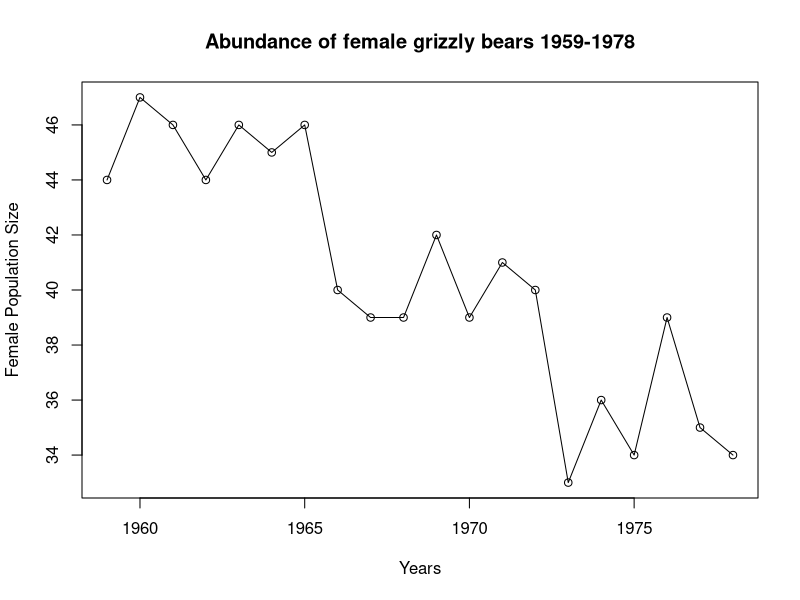
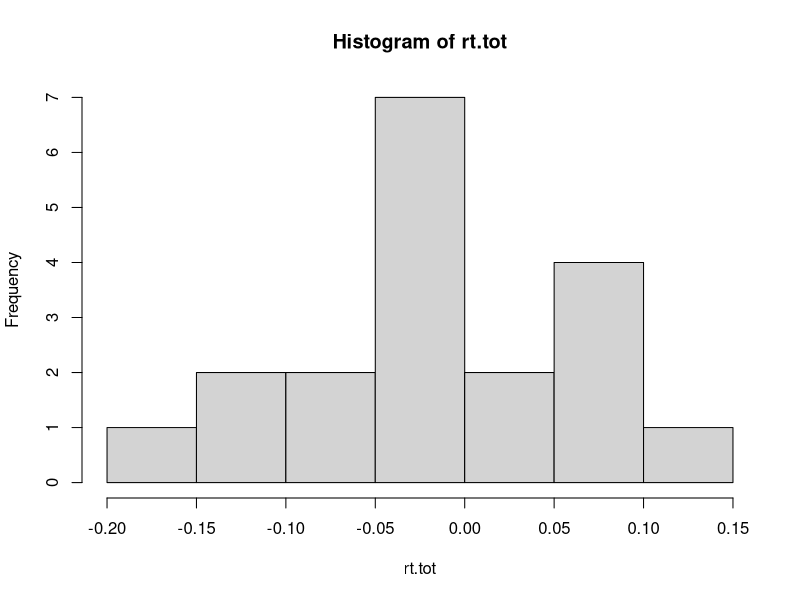
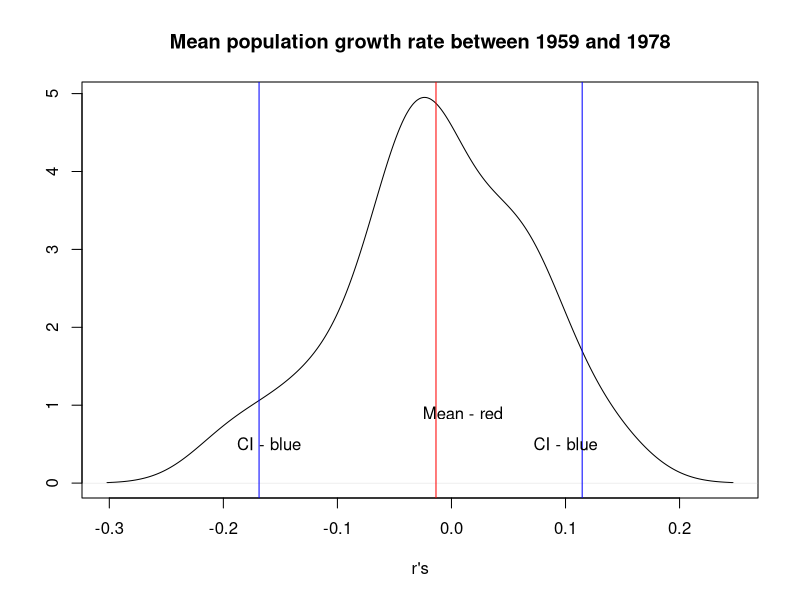
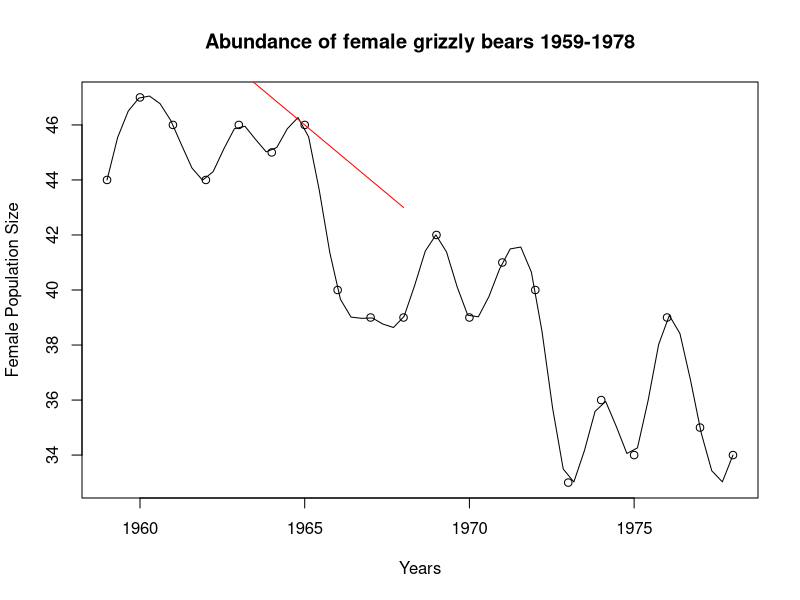
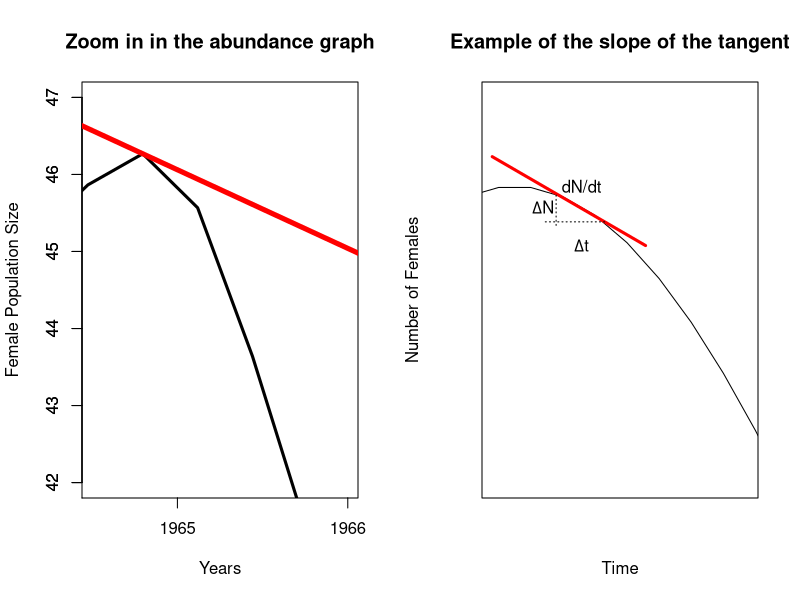
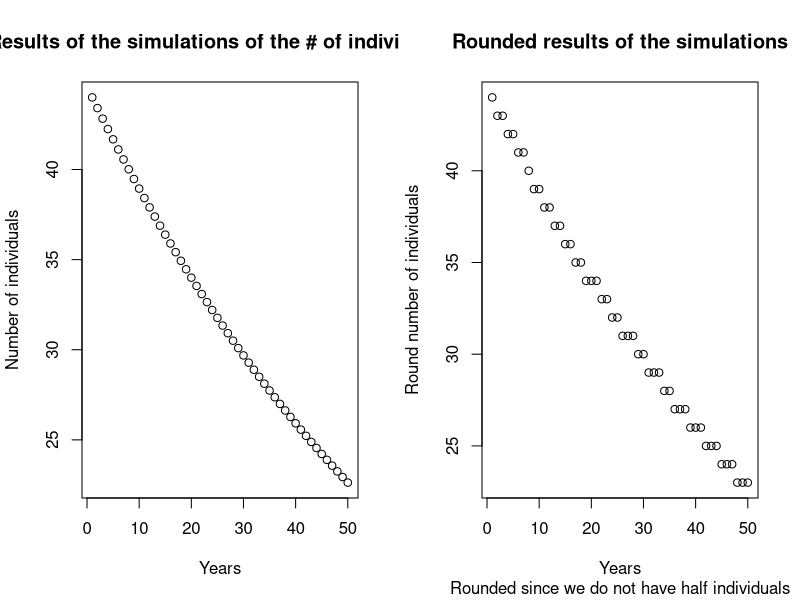
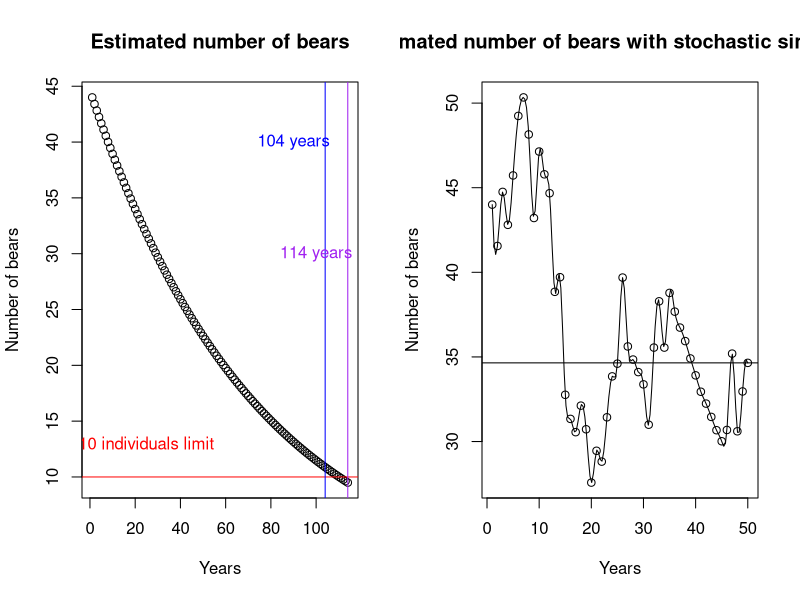
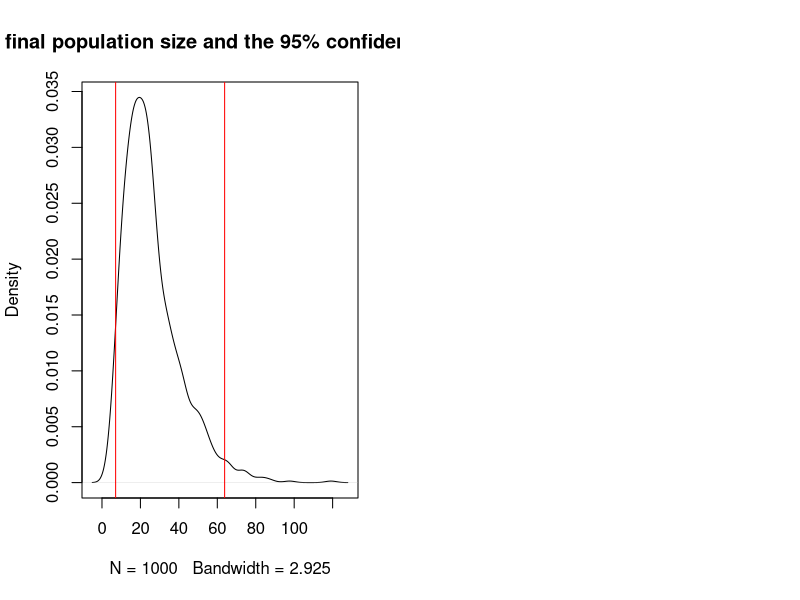

These charts were generated, in order, by the following R code:
## ---- chunk 1
gri<--read.table("Grizzly.csv", header=TRUE, sep=",")
gri<-gri*(-1)
names(gri)
## ---- chunk 2
plot(gri$year, gri$N, xlab="Years", ylab="Female Population Size")
title("Abundance of female grizzly bears 1959-1978")
lines(gri$year, gri$N)
## ---- chunk 3
rt.tot<-NULL
for (i in 2:length(gri$N))
  {
  rt=log(gri$N[i]/gri$N[i-1])
  rt.tot<-c(rt.tot, rt)
  i<-i+1
  }
rt.tot
m<-mean(rt.tot)
## ---- chunk 4
s<-sd(rt.tot)
n<-length(gri$N)
## ---- chunk 5
hist(rt.tot)
## ---- chunk 6
q<-quantile(rt.tot, probs=c(0.025, 0.975))
## ---- chunk 7
plot(density(rt.tot), xlab="r's", ylab="", main="Mean population growth rate between 1959 and 1978")
abline(v=m, col="red")
abline(v=q[1], col="blue")
abline(v=q[2], col="blue")
text(0.01, 0.9, "Mean - red")
text(0.1, 0.5, "CI - blue")
text(-0.16, 0.5, "CI - blue")
## ---- chunk 8
plot(gri$year, gri$N, xlab="Years", ylab="Female Population Size")
title("Abundance of female grizzly bears 1959-1978")
lines(spline(gri$year, gri$N))
x<-c(41, 1968)
y<-c(1969, 43)
lines(x, y, col="red")
## ---- chunk 9
par(mfrow=c(1, 2))
plot(gri$year, gri$N, xlab="Years", ylab="Female Population Size", xlim=c(1964.5, 1966), ylim=c(42, 47), type="n", xaxt="n")
title("Zoom in in the abundance graph")
lines(spline(gri$year, gri$N), lwd=3)
axis(1, label=1964, 1964)
axis(1, label=1965, 1965)
axis(1, label=1966, 1966)
axis(2)
x<-c(80, 1968)
y<-c(1969, 43)
lines(x, y, col="red", lwd=5)

curve(sin, -2*pi, 2*pi, xlim=c(-4.8, -3.8), ylim=c(0.5, 1.15),  xaxt="n", yaxt="n", xlab="Time", ylab="Number of Females")
title("Example of the slope of the tangent")
xs1<-c(-4.8, -4.2)
ys1<-c(1.05, 0.9)
lines(xs1, ys1, col="red", lwd=3)

xs2<-c(-4.55, -4.55)
ys2<-c(0.985, 0.93)

xs3<-c(-4.36, -4.6)
ys3<-c(0.94, 0.94)

lines(xs2, ys2, lty=3)
lines(xs3, ys3, lty=3)

text(-4.6, 0.965, expression(paste(Delta,"N")))
text(-4.45, 0.9, expression(paste(Delta,"t")))
text(-4.45, 1, "dN/dt")
## ---- chunk 10
m<-mean(rt.tot)
r<-m

ini.pop<-44
res<-44

for (yr in 2:50)
  {
  pop<-ini.pop*(exp(r))
  ini.pop<-pop
  res<-c(res, pop)
  }

res[50]
round(res[50])
## ---- chunk 11
par(mfrow=c(1, 2))
plot(res, xlab="Years", ylab="Number of individuals")
title("Results of the simulations of the # of individuals")

plot(round(res), xlab="Years", ylab="Round number of individuals", sub="Rounded since we do not have half individuals")
title("Rounded results of the simulations")
## ---- chunk 12
ini.pop<-44
ini.pop.c<-44
res<-44

while (ini.pop.c >= 10)
  {
  pop<-ini.pop*(exp(r))
  ini.pop<-pop
  ini.pop.c<-round(pop)
  res<-c(res, pop)
  }

length(res)
res
res.f<-cbind(1:length(res), res)
## ---- chunk 13
plot(res, main="Estimated number of bears", xlab="Years", ylab="Number of bears")
abline(h=10, col="red")
abline(v=104, col="blue")
abline(v=114, col="purple")
text(25, 13, "10 individuals limit", col="red")
text(90, 40, "104 years", col="blue")
text(100, 30, "114 years", col="purple")
## ---- chunk 14
ini.pop<-44
res.1<-44

for (yr in 2:50)
  {
  pop<-ini.pop*(exp(sample(rt.tot, 1, replace=TRUE)))
  ini.pop<-pop
  res.1<-c(res.1, pop)
  }

res.1[50]
round(res.1[50])
## ---- chunk 15
plot(res.1, main="Estimated number of bears with stochastic simulation", xlab="Years", ylab="Number of bears")
abline(h=res.1[50])
lines(spline(res.1))
## ---- chunk 16
gr<-NULL
for (sim in 1:1000)
  {
  ini.pop<-44
  res.2<-44
  for (yr in 2:50)
    {
    pop<-ini.pop*(exp(sample(rt.tot, 1, replace=TRUE)))
    ini.pop<-pop
    res.2<-c(res.2, pop)
    if (which.min(res.2)< 10) b <- "below"
    if (which.min(res.2)> 10) b<-"above"
    }
gr<-c(gr, b)
  }
table(gr)
## ---- chunk 17
fin.t<-NULL
for (sim in 1:1000)
  {
  ini.pop<-44
  res.3<-44
  for (yr in 2:50)
    {
    pop<-ini.pop*(exp(sample(rt.tot, 1, replace=TRUE)))
    ini.pop<-pop
    res.3<-c(res.3, pop)
    fin<-res.3[50]
    }
fin.t<-c(fin.t, fin)
  }
plot(density(fin.t), main="Average final population size and the 95% confidence intervals")
qf<-quantile(fin.t, probs=c(0.025, 0.975))
qf
abline(v=qf[1], col="red")
abline(v=qf[2], col="red")
## ---- chunk 18
m<-mean(rt.tot)
s<-sd(rt.tot)
#Nt+1  =	Nt*exp(r+Îµt)
gr.7<-NULL
for (sim in 1:1000)
  {
  ini.pop<-44
  res.7<-44
  for (yr in 2:50)
    {
    pop<-ini.pop*(exp(m+rnorm(1, mean=0, sd=s)))
    ini.pop<-pop
    res.7<-c(res.7, pop)
    if (which.min(res.7)< 10) b <- "below"
    if (which.min(res.7)> 10) b<-"above"
    }
gr.7<-c(gr.7, b)
  }
table(gr.7)

comp<-data.frame(cbind(t(t(table(gr))), t(t(table(gr.7)))))

names(comp)<-c("ex.5", "ex.7")
comp.f<-t(comp)
comp.f
comp.m<-as.matrix(comp.f)
ch.1<-chisq.test(comp.m, simulate.p.value = TRUE, B = 2000)
ch.1

if (ch.1$p.value < 0.05) RR.7a<-("They are different")
if (ch.1$p.value > 0.05) RR.7a<-("They are equal, both distributions generate similar results")

RR.7a
## ---- chunk 19
fin.t.7b<-NULL
for (sim in 1:1000)
  {
  ini.pop<-44
  res.7b<-44
  for (yr in 2:50)
    {
    pop<-ini.pop*(exp(m+rnorm(1, mean=0, sd=s)))
    ini.pop<-pop
    res.7b<-c(res.7b, pop)
    fin.7b<-res.7b[50]
    }
fin.t.7b<-c(fin.t.7b, fin.7b)
  }

fin.t.df<-data.frame(fin.t)
fin.t.7b.df<-data.frame(fin.t.7b)
fin.F<-cbind(fin.t.df, fin.t.7b.df)
names(fin.F)<-c("ex.6", "ex.7")
head(fin.F)
tt<-t.test(fin.t.df, fin.t.7b.df)



if (tt$p.value < 0.05) RR.7b <- ("They are different")
if (tt$p.value > 0.05) RR.7b <- ("They are equal, both distributions generate similar results")
RR.7b
